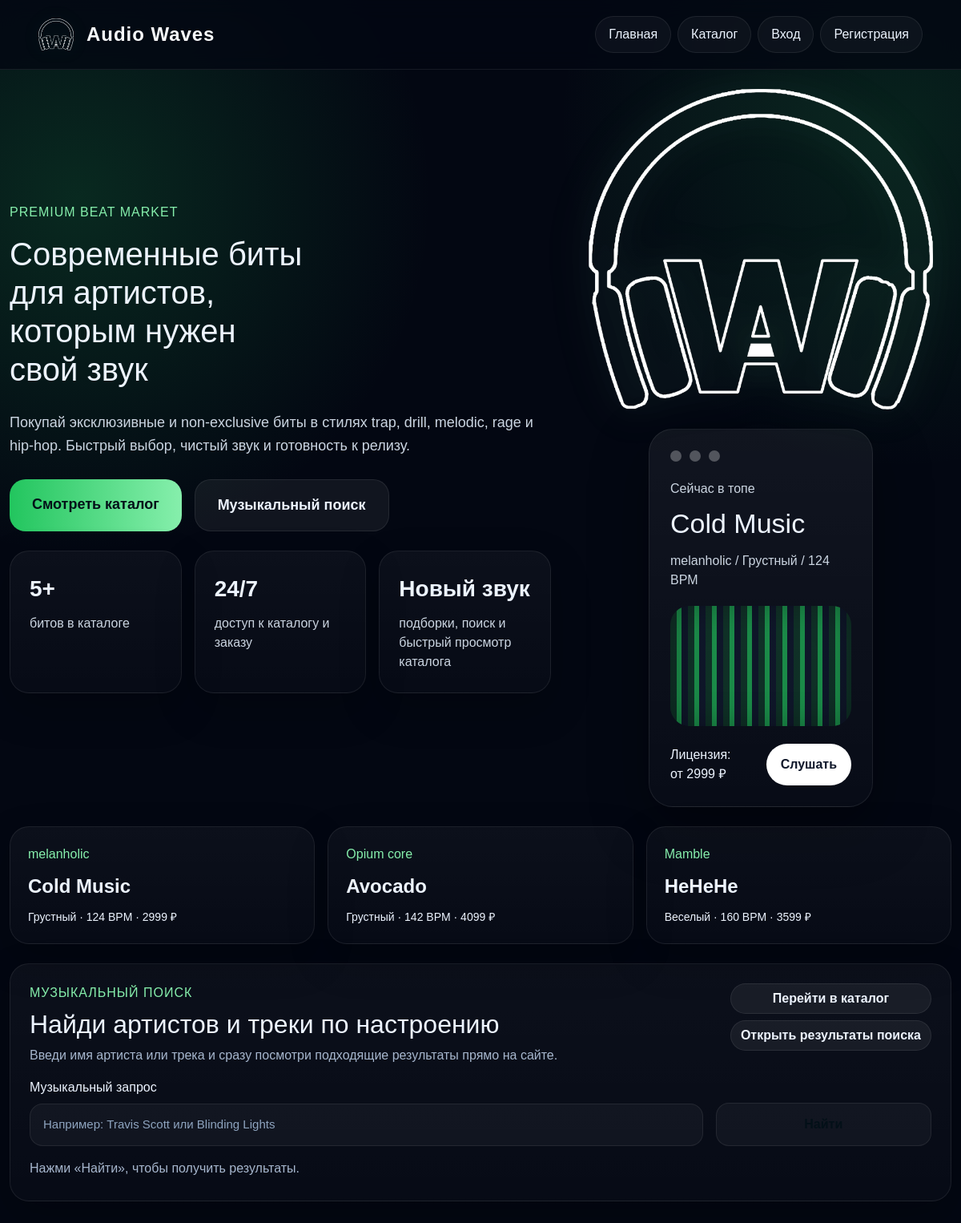
The page / on the database its author committed.
### models.py (models this page shows, shortened)
class Beat(db.Model):
    id = db.Column(db.Integer, primary_key=True)
    title = db.Column(db.String(150), nullable=False)
    category = db.Column(db.String(80), nullable=False)
    mood = db.Column(db.String(80), nullable=False)
    bpm = db.Column(db.Integer, nullable=False)
    beat_key = db.Column(db.String(30), nullable=False)
    price = db.Column(db.Float, nullable=False)
    description = db.Column(db.Text, default='')
    preview_file = db.Column(db.String(255), nullable=False)
    cover_file = db.Column(db.String(255), nullable=False, default='default-cover.jpg')
    is_featured = db.Column(db.Boolean, default=False)
    status = db.Column(db.String(20), default='approved', nullable=False)
    submitted_by_user_id = db.Column(db.Integer, db.ForeignKey('user.id'), nullable=True)
    moderation_note = db.Column(db.String(255), default='', nullable=False)
    created_at = db.Column(db.DateTime, default=datetime.utcnow)
    favorites = db.relationship('Favorite', backref='beat', cascade='all, delete-orphan')
    cart_items = db.relationship('CartItem', backref='beat', cascade='all, delete-orphan')

### routes/web.py (the view)
    @app.route('/')
    def index():
        featured_beats = Beat.query.filter_by(is_featured=True, status='approved').order_by(Beat.created_at.desc()).limit(3).all()
        beats_count = Beat.query.filter_by(status='approved').count()
        return render_template('index.html', featured_beats=featured_beats, beats_count=beats_count)

### context_processors.py (called while the page is built)
def register_context_processors(app):
    @app.context_processor
    def inject_cart_count():
        count = 0
        if current_user.is_authenticated:
            count = CartItem.query.filter_by(user_id=current_user.id).count()
        return {'cart_count': count}

### templates/index.html (shortened to what this page needs)
{% extends 'base.html' %}
{% block content %}
<section class="landing-hero row g-4 align-items-center mb-4">
    <div class="col-lg-7">
        <p class="eyebrow neon">Premium beat market</p>
        <h1>Современные биты<br>для артистов,<br>которым нужен<br>свой звук</h1>
        <p class="landing-text">Покупай эксклюзивные и non-exclusive биты в стилях trap, drill, melodic, rage и hip-hop. Быстрый выбор, чистый звук и готовность к релизу.</p>
        <div class="landing-actions d-flex flex-wrap gap-3 mb-4">
            <a class="btn hero-btn" href="{{ url_for('catalog') }}">Смотреть каталог</a>
            <a class="btn ghost hero-btn" href="#music-search">Музыкальный поиск</a>
        </div>
        <div class="row g-3 stats-row">
            <div class="col-md-4">
                <div class="feature-stat h-100">
                    <strong>{{ beats_count }}+</strong>
                    <span>битов в каталоге</span>
                </div>
            </div>
            <div class="col-md-4">
                <div class="feature-stat h-100">
                    <strong>24/7</strong>
                    <span>доступ к каталогу и заказу</span>
                </div>
            </div>
            <div class="col-md-4">
                <div class="feature-stat h-100">
                    <strong>Новый звук</strong>
                    <span>подборки, поиск и быстрый просмотр каталога</span>
                </div>
            </div>
        </div>
    </div>
    <div class="col-lg-5">
        <div class="landing-visual">
            <div class="aw-logo-wrap text-center mb-4">
                <img class="hero-logo" src="{{ url_for('static', filename='logo.png') }}" alt="Audio Waves logo">
            </div>
            {% set top_beat = featured_beats[0] if featured_beats else none %}
            <div class="hero-track-card mx-auto">
                <div class="hero-dots"><span></span><span></span><span></span></div>
                <p class="hero-card-label">Сейчас в топе</p>
                {% if top_beat %}
                    <h3>{{ top_beat.title }}</h3>
                    <p>{{ top_beat.category }} / {{ top_beat.mood }} / {{ top_beat.bpm }} BPM</p>
                    <div class="hero-wave"></div>
                    <div class="hero-card-bottom">
                        <span>Лицензия:<br>от {{ (top_beat.price * 1)|int }} ₽</span>
                        <a class="play-pill" href="{{ url_for('beat_detail', beat_id=top_beat.id) }}">Слушать</a>
                    </div>
                {% endif %}
            </div>
        </div>
    </div>
</section>
<section class="featured-grid landing-featured row g-3 mb-4">
    {% for beat in featured_beats %}
        <div class="col-md-4">
            <a class="featured-card h-100" href="{{ url_for('beat_detail', beat_id=beat.id) }}">
                <span>{{ beat.category }}</span>
                <strong>{{ beat.title }}</strong>
                <small>{{ beat.mood }} · {{ beat.bpm }} BPM · {{ '%.0f'|format(beat.price) }} ₽</small>
            </a>
        </div>
    {% endfor %}
</section>
<section id="music-search" class="panel p-4 mb-4">
    <div class="d-flex flex-wrap justify-content-between align-items-start gap-3 mb-3">
        <div>
            <p class="eyebrow mb-2">Музыкальный поиск</p>
            <h2 class="mb-2">Найди артистов и треки по настроению</h2>
            <p class="muted mb-0">Введи имя артиста или трека и сразу посмотри подходящие результаты прямо на сайте.</p>
        </div>
        <div class="api-links d-flex flex-column gap-2">
            <a class="btn ghost" href="{{ url_for('catalog') }}">Перейти в каталог</a>
            <a class="btn ghost" href="{{ url_for('api_music_search') }}?term=drake" target="_blank">Открыть результаты поиска</a>
        </div>
    </div>
    <div class="row g-3 align-items-end">
        <div class="col-md-9">
            <label class="form-label">Музыкальный запрос</label>
            <input id="musicSearchInput" class="form-control" type="text" placeholder="Например: Travis Scott или Blinding Lights">
        </div>
        <div class="col-md-3 d-grid">
            <button id="musicSearchBtn" class="btn" type="button">Найти</button>
        </div>
    </div>
    <div id="musicSearchStatus" class="muted mt-3">Нажми «Найти», чтобы получить результаты.</div>
</section>
{% endblock %}

### templates/base.html (shortened to what this page needs)
<!DOCTYPE html>
<html lang="ru">
<head>
    <link href="https://cdn.jsdelivr.net/npm/bootstrap@5.3.3/dist/css/bootstrap.min.css" rel="stylesheet">
    <link rel="stylesheet" href="{{ url_for('static', filename='style.css') }}">
</head>
<body>
    <nav class="navbar navbar-expand-lg sticky-top topbar py-3">
        <div class="container-fluid px-4 px-lg-5">
            <a class="navbar-brand brand d-flex align-items-center gap-3" href="{{ url_for('index') }}">
                <img class="brand-logo" src="{{ url_for('static', filename='logo.png') }}" alt="Audio Waves logo">
                <span>Audio Waves</span>
            </a>
            <div class="collapse navbar-collapse justify-content-end" id="mainNav">
                <div class="navbar-nav nav gap-2">
                    <a class="nav-link" href="{{ url_for('index') }}">Главная</a>
                    <a class="nav-link" href="{{ url_for('catalog') }}">Каталог</a>
                    {% if current_user.is_authenticated %}
                        <a class="nav-link" href="{{ url_for('profile') }}">Профиль</a>
                        {% if current_user.is_beatmaker %}
                            <a class="nav-link" href="{{ url_for('profile') }}#beatmaker-tools">Мои биты</a>
                        {% endif %}
                        {% if current_user.is_admin %}
                            <a class="nav-link" href="{{ url_for('admin_panel') }}">Админка</a>
                        {% endif %}
                        <a class="nav-link" href="{{ url_for('checkout') }}">Корзина ({{ cart_count }})</a>
                        <a class="nav-link" href="{{ url_for('logout') }}">Выйти</a>
                    {% else %}
                        <a class="nav-link" href="{{ url_for('login') }}">Вход</a>
                        <a class="nav-link" href="{{ url_for('register') }}">Регистрация</a>
                    {% endif %}
                </div>
            </div>
        </div>
    </nav>
    <main class="page container-xxl py-4">
        {% block content %}{% endblock %}
    </main>
</body>
</html>

### static/style.css (style rules this page uses)
:root { --bg: #030712; --card: #0f1720; --line: rgba(255,255,255,0.08); --text: #edf4ff; --muted: #a7b7ce; --accent: #22c55e; --accent-2: #86efac; --danger: #ff6b6b; }
* { box-sizing: border-box; }
body { margin: 0; font-family: Arial, sans-serif; background: radial-gradient(circle at 8% 16%, rgba(34, 197, 94, 0.18), transparent 26%), radial-gradient(circle at 94% 10%, rgba(34, 197, 94, 0.14), transparent 24%), var(--bg); color: var(--text); }
a { color: inherit; text-decoration: none; }
img { width: 100%; display: block; }
.topbar { backdrop-filter: blur(12px); background: rgba(3, 7, 18, 0.78); border-bottom: 1px solid var(--line); }
.brand { color: #f8fafc !important; font-size: 24px; font-weight: 800; letter-spacing: 0.04em; }
.brand-logo { width: 44px; height: 44px; object-fit: contain; filter: drop-shadow(0 0 10px rgba(34,197,94,0.25)); }
.nav .nav-link, .btn { border-radius: 999px; transition: 0.2s; }
.nav .nav-link { color: var(--text); padding: 10px 16px !important; background: rgba(255,255,255,0.04); border: 1px solid rgba(255,255,255,0.08); }
.page { max-width: 1320px; }
.hero, .panel, .featured-card, .beat-card, .empty-box, .stat-card, .feature-stat, .api-card { background: linear-gradient(180deg, rgba(255,255,255,0.04), rgba(255,255,255,0.02)); border: 1px solid var(--line); border-radius: 24px; box-shadow: 0 20px 50px rgba(0,0,0,0.22); }
.hero-text, .muted, .meta, .desc, .why-list, .api-card-body small { color: var(--muted); }
.eyebrow { color: var(--accent-2); text-transform: uppercase; letter-spacing: 1px; }
.featured-card { padding: 22px; min-height: 140px; display: flex; flex-direction: column; gap: 10px; }
.featured-card span { color: var(--accent-2); }
.featured-card strong { font-size: 24px; }
input, select, textarea, button, .form-control, .form-select { width: 100%; border: 1px solid var(--line) !important; background: rgba(255,255,255,0.04) !important; color: var(--text) !important; border-radius: 16px !important; padding: 14px 16px !important; font-size: 15px; }
.form-control::placeholder { color: #8ea4bf; }
button, .btn { border: none; background: linear-gradient(90deg, var(--accent), var(--accent-2)); color: #031018 !important; font-weight: 700; cursor: pointer; }
.btn.ghost { background: rgba(255,255,255,0.06) !important; color: var(--text) !important; border: 1px solid rgba(255,255,255,0.08) !important; }
.neon { color: #86efac; }
.landing-text { max-width: 760px; font-size: 18px; line-height: 1.6; color: #cbd5e1; margin: 28px 0; }
.hero-btn { padding: 18px 28px !important; border-radius: 20px !important; font-size: 18px; }
.stats-row .feature-stat { padding: 26px 24px; }
.feature-stat strong { display: block; font-size: 28px; margin-bottom: 10px; }
.feature-stat span { color: #cbd5e1; }
.hero-logo { width: min(430px, 100%); object-fit: contain; filter: drop-shadow(0 0 22px rgba(255,255,255,0.12)) drop-shadow(0 0 26px rgba(34,197,94,0.18)); }
.aw-logo-wrap { min-height: 320px; display: grid; place-items: center; }
.hero-track-card { width: min(100%, 280px); padding: 26px; border-radius: 30px; border: 1px solid rgba(255,255,255,0.08); background: linear-gradient(180deg, rgba(255,255,255,0.06), rgba(255,255,255,0.025)); box-shadow: 0 25px 70px rgba(0,0,0,0.34); }
.hero-dots { display: flex; gap: 10px; margin-bottom: 22px; }
.hero-dots span { width: 14px; height: 14px; border-radius: 50%; background: rgba(255,255,255,0.28); }
.hero-card-label { color: #dbeafe; margin: 0 0 14px; }
.hero-track-card h3 { font-size: 34px; line-height: 1.05; margin: 0 0 16px; }
.hero-track-card p { color: #cbd5e1; }
.hero-wave { height: 150px; border-radius: 24px; margin: 20px 0 22px; background: repeating-linear-gradient(90deg, rgba(34,197,94,0.18) 0 8px, rgba(34,197,94,0.68) 8px 14px, rgba(15,23,42,0.95) 14px 22px); box-shadow: inset 0 0 40px rgba(0,0,0,0.3); }
.hero-card-bottom { display: flex; justify-content: space-between; align-items: center; gap: 14px; }
.play-pill { min-width: 92px; text-align: center; padding: 14px 18px; border-radius: 999px; background: #ffffff; color: #0f172a; font-weight: 800; }
.api-links .btn { white-space: nowrap; }
.btn, button, .auth-form button, .admin-form button, .filters-form button, .play-btn { color: #031018 !important; font-weight: 800 !important; }

### rows shown on the page
Beat: title "Cold Music", category "melanholic", mood "Грустный", bpm "124", (top_beat.price*1)|int "2999", price "2999"
Beat: category "Opium core", title "Avocado", mood "Грустный", bpm "142", price "4099"
Beat: category "Mamble", title "HeHeHe", mood "Веселый", bpm "160", price "3599"

### other values the page prints
{{ beats_count }} "5"
